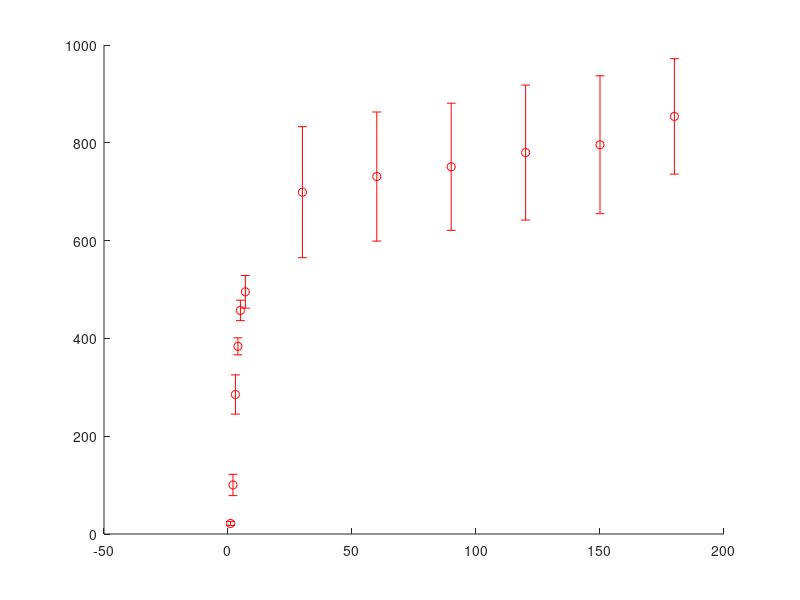

MATLAB code to generate this figure: (Note: this script raises an error after producing the figure.)
days = (1:185)';
dataMilk = load('metaStudy.txt');

realMilk = dataMilk(:,2);
realDeviation = dataMilk(:,3);


milkModel = pchip(dataMilk(:,1), dataMilk(:,2), days);
    
close all
hold all
errorbar(dataMilk(:,1), realMilk, realDeviation, 'ro', 'linewidth', 2);
plot(days, milkModel, 'k--', 'linewidth', 2);
xlabel('Day')
ylabel('Ml Milk')
ylim([0 1000]);
xlim([0 200]);


result = [days milkModel];
result




%%
extendDays = (1:365)';
param = polyfit(dataMilk(7:end,1), dataMilk(7:end,2), 1);
milkModelExtention = param(2) + extendDays*param(1);
plot(extendDays, milkModelExtention, 'b--');
xlim([0 365]);

result = [days milkModel];
result = [result; extendDays(186:end), milkModelExtention(186:end)];
 
for i = 1:length(result)
   fprintf('%i\t%2.2f\n', result(i,1), result(i,2));
end
%%
legend('Data', 'Model', 'Extrapolation', 'location', 'se')